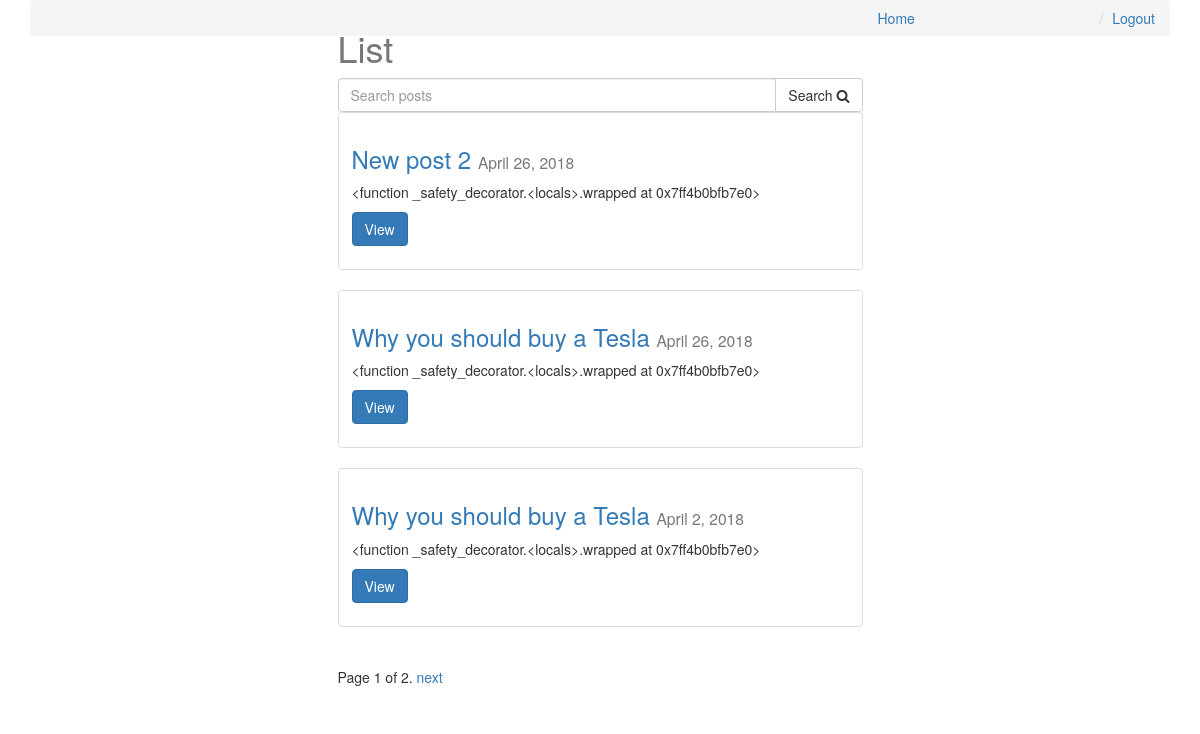
The page / (signed in) on the database its author committed.
### posts/models.py (models this page shows, shortened)
class Post(models.Model):
    user = models.ForeignKey(settings.AUTH_USER_MODEL, default=1)
    title = models.CharField(max_length=120)
    slug = models.SlugField(unique=True)
    image = models.ImageField(
        null=True,
        blank=True,
        upload_to=upload_location,
        width_field='width_field',
        height_field='height_field',
    )
    height_field = models.IntegerField(default=0)
    width_field = models.IntegerField(default=0)
    content = models.TextField()
    draft = models.BooleanField(default=False)
    publish = models.DateField(auto_now=False, auto_now_add=False)
    read_time = models.IntegerField(default=0)
    updated = models.DateTimeField(auto_now=True, auto_now_add=False)
    timestamp = models.DateTimeField(auto_now=False, auto_now_add=True)
    objects = PostManager()
    def get_absolute_url(self):
        return reverse('posts:detail', kwargs={'slug': self.slug})
    def get_markdown(self):
        content = self.content
        return mark_safe(markdown(content))
    class Meta:
        ordering = ['-timestamp', '-updated']

### posts/views.py (the view, shortened to what this page needs)
# urls.py: url(r'^$', post_list, name='list'),
def post_list(request):
    if request.user.is_staff or request.user.is_superuser:
        queryset_list = Post.objects.all()
    else:
        queryset_list = Post.objects.active()
    query = request.GET.get("q")
    today = timezone.now().date()
    paginator = Paginator(queryset_list, 3)
    page = request.GET.get('page')
    try:
        queryset = paginator.page(page)
    except PageNotAnInteger:
        queryset = paginator.page(1)
    except EmptyPage:
        queryset = paginator.page(paginator.num_pages)
    context = {
        'title': 'List',
        'object_list': queryset,
        'today': today,
    }
    return render(request, 'post_list.html', context)

### posts/models.py (called while the page is built)
    def active(self, *args, **kwargs):
        return super(PostManager, self).filter(draft=False)\
                                       .filter(publish__lte=timezone.now())

### templates/post_list.html (shortened to what this page needs)
{% extends "base.html" %}
{% block content %}
    <div class='col-sm-6 col-sm-offset-3'>
        <h1>{{ title }}</h1>
        <form method="GET" action="">
            <div class="input-group">
                <input class="form-control" type="text" name="q" placeholder="Search posts" value="{{ request.GET.q }}">
                <span class="input-group-btn">
                    <button class="btn btn-default" type="submit">Search <i class="fa fa-search"></i></button>
                </span>
            </div>
        </form>
        {% for obj in object_list %}
            <div class='row'>
                <div class='col-sm-12'>
                    <div class='thumbnail'>
                        <div class='caption post-detail-item'>
                            <h3>
                                <a href="{{ obj.get_absolute_url }}">
                                    {{ obj.title }}
                                </a> <small>{{ obj.publish }}</small>
                            </h3>
                            <p class=''>{{ obj.get_markdown }}</p>
                            <p><a href='{{ obj.get_absolute_url }}' class='btn btn-primary' role='button'>View</a></p>
                        </div>
                    </div>
                </div>
            </div>
        {% endfor %}
        <div class="pagination">
            <span class="step-links">
                <span class="current">
                    Page {{ object_list.number }} of {{ object_list.paginator.num_pages }}.
                </span>
                {% if object_list.has_next %}
                    <a href="?page={{ object_list.next_page_number }}{% if request.GET.q %}&q={{ request.GET.q }}{% endif %}">next</a>
                {% endif %}
            </span>
        </div>
    </div>
{% endblock content %}

### static/css/base.css (style rules this page uses)
h1 { color: #777777; }

### rows shown on the page
Post: title "New post 2", publish "April 26, 2018", get_markdown "<function _safety_decorator.<locals>.wrapped at 0x7ff4b0bfb7e0>"
Post: title "Why you should buy a Tesla", publish "April 26, 2018", get_markdown "<function _safety_decorator.<locals>.wrapped at 0x7ff4b0bfb7e0>"
Post: title "Why you should buy a Tesla", publish "April 2, 2018", get_markdown "<function _safety_decorator.<locals>.wrapped at 0x7ff4b0bfb7e0>"

### other values the page prints
{{ title }} "List"
{{ object_list.number }} "1"
{{ object_list.paginator.num_pages }} "2"
